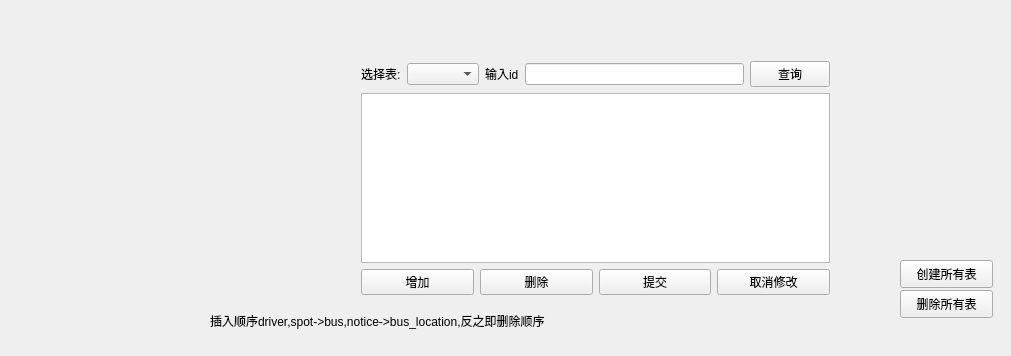
<?xml version="1.0" encoding="UTF-8"?>
<ui version="4.0">
 <class>Widget</class>
 <widget class="QWidget" name="Widget">
  <property name="geometry">
   <rect>
    <x>0</x>
    <y>0</y>
    <width>1011</width>
    <height>356</height>
   </rect>
  </property>
  <property name="windowTitle">
   <string>Widget</string>
  </property>
  <widget class="QLabel" name="label">
   <property name="geometry">
    <rect>
     <x>210</x>
     <y>310</y>
     <width>441</width>
     <height>21</height>
    </rect>
   </property>
   <property name="text">
    <string>插入顺序driver,spot-&gt;bus,notice-&gt;bus_location,反之即删除顺序</string>
   </property>
  </widget>
  <widget class="QPushButton" name="pushButton">
   <property name="geometry">
    <rect>
     <x>900</x>
     <y>290</y>
     <width>93</width>
     <height>28</height>
    </rect>
   </property>
   <property name="text">
    <string>删除所有表</string>
   </property>
  </widget>
  <widget class="QPushButton" name="pushButton_2">
   <property name="geometry">
    <rect>
     <x>900</x>
     <y>260</y>
     <width>93</width>
     <height>28</height>
    </rect>
   </property>
   <property name="text">
    <string>创建所有表</string>
   </property>
  </widget>
  <widget class="QWidget" name="layoutWidget">
   <property name="geometry">
    <rect>
     <x>350</x>
     <y>50</y>
     <width>491</width>
     <height>256</height>
    </rect>
   </property>
   <layout class="QGridLayout" name="gridLayout_2">
    <item row="2" column="0">
     <layout class="QHBoxLayout" name="horizontalLayout">
      <item>
       <widget class="QPushButton" name="pushButton_3">
        <property name="text">
         <string>增加</string>
        </property>
       </widget>
      </item>
      <item>
       <widget class="QPushButton" name="pushButton_4">
        <property name="text">
         <string>删除</string>
        </property>
       </widget>
      </item>
      <item>
       <widget class="QPushButton" name="pushButton_5">
        <property name="text">
         <string>提交</string>
        </property>
       </widget>
      </item>
      <item>
       <widget class="QPushButton" name="pushButton_6">
        <property name="text">
         <string>取消修改</string>
        </property>
       </widget>
      </item>
     </layout>
    </item>
    <item row="0" column="0">
     <layout class="QGridLayout" name="gridLayout">
      <item row="0" column="0">
       <widget class="QLabel" name="label_3">
        <property name="text">
         <string>选择表:</string>
        </property>
       </widget>
      </item>
      <item row="0" column="2">
       <widget class="QLabel" name="label_2">
        <property name="text">
         <string>输入id</string>
        </property>
       </widget>
      </item>
      <item row="0" column="3">
       <widget class="QLineEdit" name="lineEdit"/>
      </item>
      <item row="0" column="4">
       <widget class="QPushButton" name="pushButton_7">
        <property name="text">
         <string>查询</string>
        </property>
       </widget>
      </item>
      <item row="0" column="1">
       <widget class="QComboBox" name="comboBox"/>
      </item>
     </layout>
    </item>
    <item row="1" column="0">
     <widget class="QTableView" name="tableView"/>
    </item>
   </layout>
  </widget>
 </widget>
 <layoutdefault spacing="6" margin="11"/>
 <resources/>
 <connections/>
</ui>
